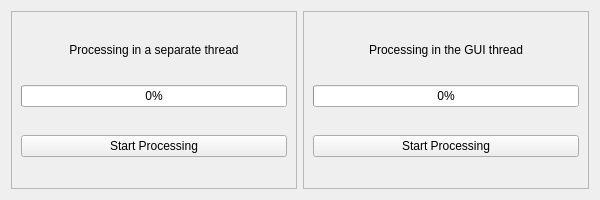
<?xml version="1.0" encoding="UTF-8"?>
<ui version="4.0">
 <class>Widget</class>
 <widget class="QWidget" name="Widget">
  <property name="geometry">
   <rect>
    <x>0</x>
    <y>0</y>
    <width>600</width>
    <height>200</height>
   </rect>
  </property>
  <property name="windowTitle">
   <string>QThread Example</string>
  </property>
  <layout class="QHBoxLayout" name="horizontalLayout">
   <item>
    <widget class="QFrame" name="frameThread">
     <property name="frameShape">
      <enum>QFrame::StyledPanel</enum>
     </property>
     <property name="frameShadow">
      <enum>QFrame::Sunken</enum>
     </property>
     <layout class="QVBoxLayout" name="verticalLayout">
      <item>
       <widget class="QLabel" name="label">
        <property name="sizePolicy">
         <sizepolicy hsizetype="Preferred" vsizetype="Fixed">
          <horstretch>0</horstretch>
          <verstretch>0</verstretch>
         </sizepolicy>
        </property>
        <property name="text">
         <string>Processing in a separate thread</string>
        </property>
        <property name="alignment">
         <set>Qt::AlignCenter</set>
        </property>
       </widget>
      </item>
      <item>
       <widget class="QProgressBar" name="progressBarThread">
        <property name="value">
         <number>0</number>
        </property>
        <property name="textVisible">
         <bool>true</bool>
        </property>
       </widget>
      </item>
      <item>
       <widget class="QPushButton" name="pushButton_StartThread">
        <property name="text">
         <string>Start Processing</string>
        </property>
       </widget>
      </item>
     </layout>
    </widget>
   </item>
   <item>
    <widget class="QFrame" name="frameGUI">
     <property name="frameShape">
      <enum>QFrame::StyledPanel</enum>
     </property>
     <property name="frameShadow">
      <enum>QFrame::Sunken</enum>
     </property>
     <layout class="QVBoxLayout" name="verticalLayout_2">
      <item>
       <widget class="QLabel" name="label_2">
        <property name="sizePolicy">
         <sizepolicy hsizetype="Preferred" vsizetype="Fixed">
          <horstretch>0</horstretch>
          <verstretch>0</verstretch>
         </sizepolicy>
        </property>
        <property name="text">
         <string>Processing in the GUI thread</string>
        </property>
        <property name="alignment">
         <set>Qt::AlignCenter</set>
        </property>
       </widget>
      </item>
      <item>
       <widget class="QProgressBar" name="progressBarGUI">
        <property name="value">
         <number>0</number>
        </property>
       </widget>
      </item>
      <item>
       <widget class="QPushButton" name="pushButton_StartGUIProcess">
        <property name="text">
         <string>Start Processing</string>
        </property>
       </widget>
      </item>
     </layout>
    </widget>
   </item>
  </layout>
 </widget>
 <resources/>
 <connections/>
</ui>
